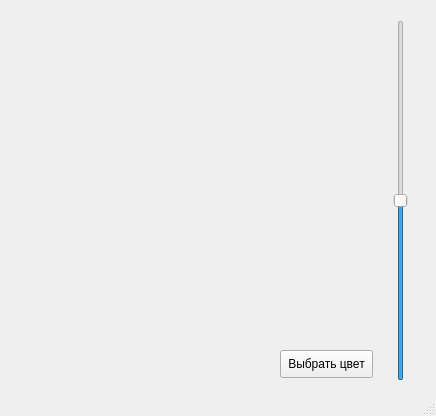
<?xml version="1.0" encoding="UTF-8"?>
<ui version="4.0">
 <class>MainWindow</class>
 <widget class="QMainWindow" name="MainWindow">
  <property name="geometry">
   <rect>
    <x>0</x>
    <y>0</y>
    <width>436</width>
    <height>416</height>
   </rect>
  </property>
  <property name="windowTitle">
   <string>MainWindow</string>
  </property>
  <widget class="QWidget" name="centralwidget">
   <widget class="QSlider" name="slider">
    <property name="geometry">
     <rect>
      <x>390</x>
      <y>20</y>
      <width>22</width>
      <height>361</height>
     </rect>
    </property>
    <property name="maximum">
     <number>100</number>
    </property>
    <property name="value">
     <number>50</number>
    </property>
    <property name="orientation">
     <enum>Qt::Vertical</enum>
    </property>
   </widget>
   <widget class="QPushButton" name="peakColorButton">
    <property name="geometry">
     <rect>
      <x>280</x>
      <y>350</y>
      <width>93</width>
      <height>28</height>
     </rect>
    </property>
    <property name="text">
     <string>Выбрать цвет</string>
    </property>
   </widget>
  </widget>
  <widget class="QStatusBar" name="statusbar"/>
 </widget>
 <resources/>
 <connections/>
</ui>
